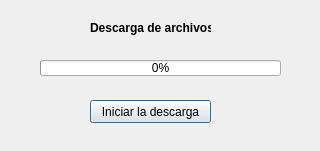
<?xml version="1.0" encoding="UTF-8"?>
<ui version="4.0">
 <class>frmGestorDescarga</class>
 <widget class="QDialog" name="frmGestorDescarga">
  <property name="geometry">
   <rect>
    <x>0</x>
    <y>0</y>
    <width>320</width>
    <height>151</height>
   </rect>
  </property>
  <property name="windowTitle">
   <string>Gestor de descargas</string>
  </property>
  <widget class="QLabel" name="lblTitulo">
   <property name="geometry">
    <rect>
     <x>90</x>
     <y>20</y>
     <width>121</width>
     <height>16</height>
    </rect>
   </property>
   <property name="font">
    <font>
     <weight>75</weight>
     <bold>true</bold>
    </font>
   </property>
   <property name="text">
    <string>Descarga de archivos</string>
   </property>
  </widget>
  <widget class="QPushButton" name="btnIniciarDescarga">
   <property name="geometry">
    <rect>
     <x>90</x>
     <y>100</y>
     <width>121</width>
     <height>23</height>
    </rect>
   </property>
   <property name="text">
    <string>Iniciar la descarga</string>
   </property>
  </widget>
  <widget class="QProgressBar" name="pgbDescargaArchivo">
   <property name="geometry">
    <rect>
     <x>40</x>
     <y>60</y>
     <width>241</width>
     <height>16</height>
    </rect>
   </property>
   <property name="value">
    <number>0</number>
   </property>
  </widget>
 </widget>
 <resources/>
 <connections/>
</ui>
